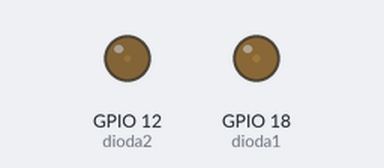
A program run on a simulated Raspberry Pi (BCM pin numbers). Shown: output pins drawn as LEDs (lit = HIGH).

Above: at 0.05 s.
At 0.65 s:
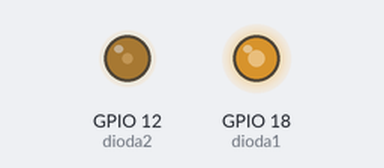
At 1.3 s:
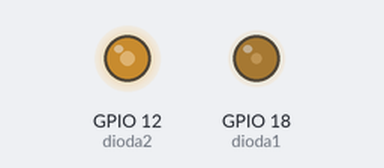
At 2.55 s:
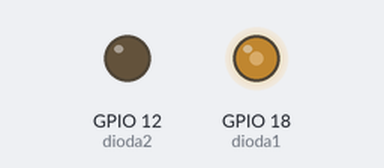
Timing chart, 0 to 5.9 s (numbered marks = the images above):
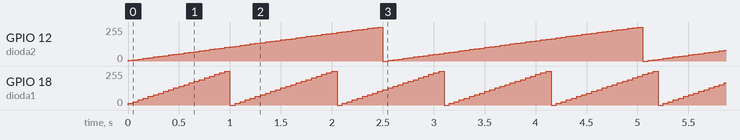

Measured:
- by itself, GPIO 12 (dioda2): ramps from 0/255 to 255/255 and jumps back, once every 2.6 s
- by itself, GPIO 18 (dioda1): ramps from 0/255 to 255/255 and jumps back, once every 1.1 s

The program:

generowaniePwmV2.py
```python
from RPi.GPIO import *
from time import *

setmode(BCM)
setup(18, OUT)
setup(12, OUT)
setwarnings(0)

dioda1 = PWM(18, 50)
wypelnienie1 = 0
dioda1.start(wypelnienie1)

dioda2 = PWM(12, 50)
wypelnienie2 = 0
dioda2.start(wypelnienie2)

try:
	while True:
		wypelnienie1 += 5
		if wypelnienie1 > 100:
			wypelnienie1 = 0
		dioda1.ChangeDutyCycle(wypelnienie1)

		wypelnienie2 += 2
		if wypelnienie2 > 100:
			wypelnienie2 = 0
		dioda2.ChangeDutyCycle(wypelnienie2)

		sleep(0.05)

except KeyboardInterrupt:
	print('Koniec')

dioda1.stop()
dioda2.stop()
cleanup()
```
